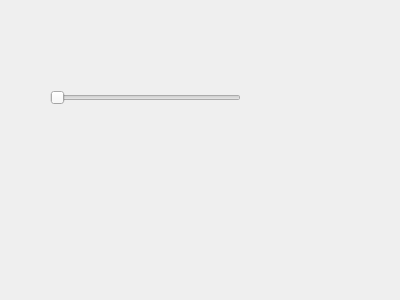
<?xml version="1.0" encoding="UTF-8"?>
<ui version="4.0">
 <class>Dialog</class>
 <widget class="QDialog" name="Dialog">
  <property name="geometry">
   <rect>
    <x>0</x>
    <y>0</y>
    <width>400</width>
    <height>300</height>
   </rect>
  </property>
  <property name="windowTitle">
   <string>Dialog</string>
  </property>
  <widget class="QSlider" name="horizontalSlider">
   <property name="geometry">
    <rect>
     <x>50</x>
     <y>90</y>
     <width>191</width>
     <height>16</height>
    </rect>
   </property>
   <property name="minimum">
    <number>1</number>
   </property>
   <property name="maximum">
    <number>15</number>
   </property>
   <property name="orientation">
    <enum>Qt::Horizontal</enum>
   </property>
  </widget>
 </widget>
 <resources/>
 <connections/>
</ui>
